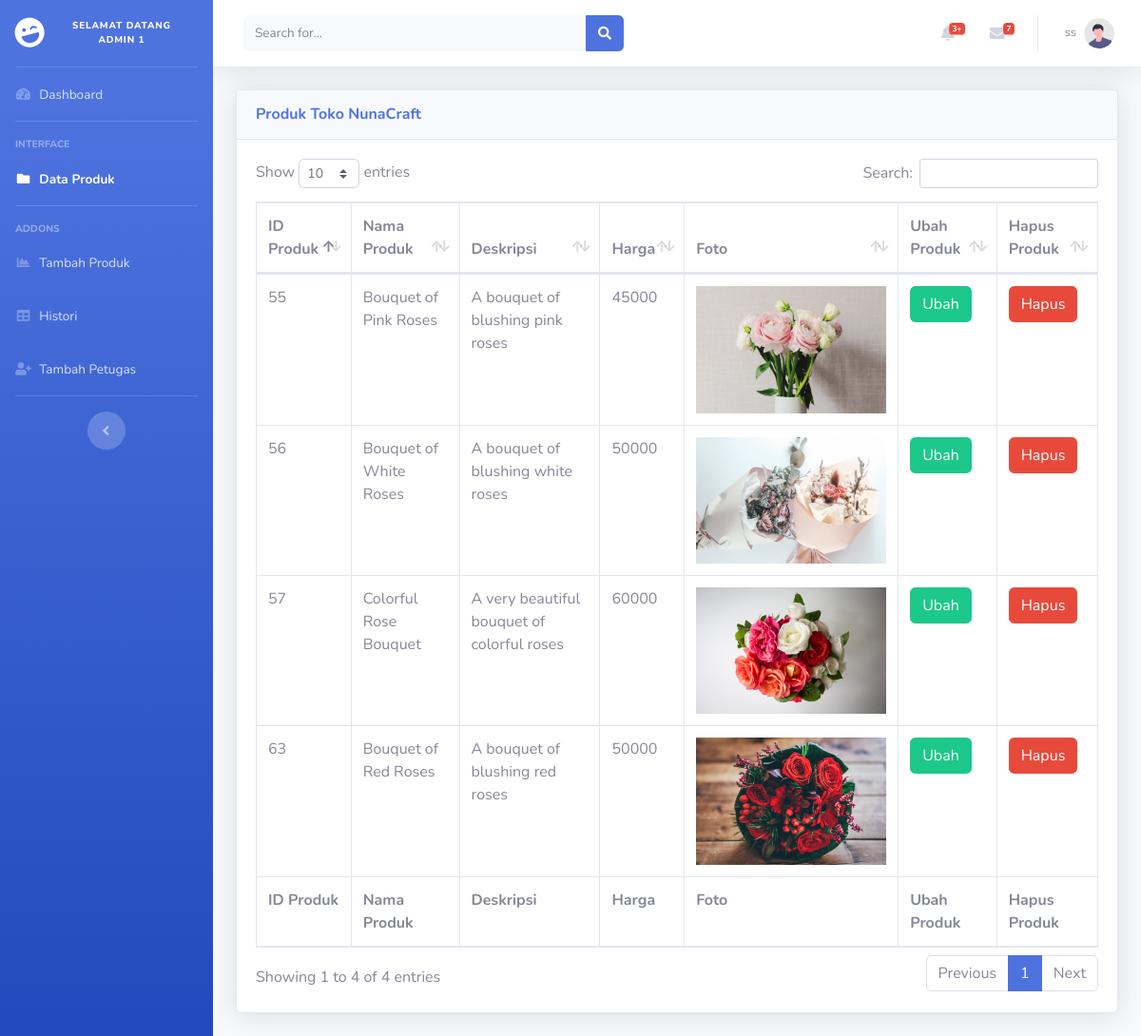
/petugas/tables.php (signed in), run on the app's committed database.
### tables this page shows
CREATE TABLE `produk` (
  `id_produk` int(11) NOT NULL,
  `nama_produk` varchar(100) NOT NULL,
  `deskripsi` text NOT NULL,
  `harga` int(11) NOT NULL,
  `foto_produk` varchar(255) NOT NULL
);

### petugas/tables.php (the view, shortened to what this page needs)
<?php include '../koneksi.php';
?>
<!DOCTYPE html>
<html lang="en">
<head>
    <link href="vendor/fontawesome-free/css/all.min.css" rel="stylesheet" type="text/css">
    <link href="css/sb-admin-2.min.css" rel="stylesheet">
    <link href="vendor/datatables/dataTables.bootstrap4.min.css" rel="stylesheet">
    <link rel='stylesheet' href='https://cdn.jsdelivr.net/npm/sweetalert2@7.12.15/dist/sweetalert2.min.css'>
</head>
<body id="page-top">
    <div id="wrapper">
        <ul class="navbar-nav bg-gradient-primary sidebar sidebar-dark accordion" id="accordionSidebar">
            <a class="sidebar-brand d-flex align-items-center justify-content-center" href="index.php">
                <div class="sidebar-brand-icon rotate-n-15">
                    <i class="fas fa-laugh-wink"></i>
                </div>
                <div class="sidebar-brand-text mx-3" style="font-size:10px">Selamat datang admin  <?=$_SESSION['id_petugas']?>  </div>
            </a>
            <hr class="sidebar-divider my-0">
            <li class="nav-item">
                <a class="nav-link" href="index.php">
                    <i class="fas fa-fw fa-tachometer-alt"></i>
                    <span>Dashboard</span></a>
            </li>
            <hr class="sidebar-divider">
            <div class="sidebar-heading">
                Interface
            </div>
            <li class="nav-item active">
                <a class="nav-link" href="tables.php">
                    <i class="fas fa-fw fa-folder"></i>
                    <span>Data Produk</span></a>
            </li>
            <hr class="sidebar-divider">
            <div class="sidebar-heading">
                Addons
            </div>
            <li class="nav-item">
                <a class="nav-link" href="tambah_produk1.php">
                    <i class="fas fa-fw fa-chart-area"></i>
                    <span>Tambah Produk</span></a>
            </li>
            <li class="nav-item">
                <a class="nav-link" href="histori_admin.php">
                    <i class="fas fa-fw fa-table"></i>
                    <span>Histori</span></a>
            </li>
            <li class="nav-item">
                <a class="nav-link" href="tambah_petugas.php">
                    <i class="fas fa-fw fa-user-plus"></i>
                    <span>Tambah Petugas</span></a>
            </li>
            <hr class="sidebar-divider d-none d-md-block">
            <div class="text-center d-none d-md-inline">
                <button class="rounded-circle border-0" id="sidebarToggle"></button>
            </div>
        </ul>
        <div id="content-wrapper" class="d-flex flex-column">
            <div id="content">
                <nav class="navbar navbar-expand navbar-light bg-white topbar mb-4 static-top shadow">
                    <form
                        class="d-none d-sm-inline-block form-inline mr-auto ml-md-3 my-2 my-md-0 mw-100 navbar-search">
                        <div class="input-group">
                            <input type="text" class="form-control bg-light border-0 small" placeholder="Search for..."
                                aria-label="Search" aria-describedby="basic-addon2">
                            <div class="input-group-append">
                                <button class="btn btn-primary" type="button">
                                    <i class="fas fa-search fa-sm"></i>
                                </button>
                            </div>
                        </div>
                    </form>
                    <ul class="navbar-nav ml-auto">
                        <li class="nav-item dropdown no-arrow mx-1">
                            <a class="nav-link dropdown-toggle" href="#" id="alertsDropdown" role="button"
                                data-toggle="dropdown" aria-haspopup="true" aria-expanded="false">
                                <i class="fas fa-bell fa-fw"></i>
                                <span class="badge badge-danger badge-counter">3+</span>
                            </a>
                        </li>
                        <li class="nav-item dropdown no-arrow mx-1">
                            <a class="nav-link dropdown-toggle" href="#" id="messagesDropdown" role="button"
                                data-toggle="dropdown" aria-haspopup="true" aria-expanded="false">
                                <i class="fas fa-envelope fa-fw"></i>
                                <span class="badge badge-danger badge-counter">7</span>
                            </a>
                        </li>
                        <li class="nav-item dropdown no-arrow">
                            <a class="nav-link dropdown-toggle" href="#" id="userDropdown" role="button"
                                data-toggle="dropdown" aria-haspopup="true" aria-expanded="false">
                                <span class="mr-2 d-none d-lg-inline text-gray-600 small"> <?=$_SESSION['username']?> </span>
                                <img class="img-profile rounded-circle"
                                    src="img/undraw_profile.svg">
                            </a>
                        </li>
                    </ul>
                </nav>
                <div class="container-fluid">
                    <div class="card shadow mb-4">
                        <div class="card-header py-3">
                            <h6 class="m-0 font-weight-bold text-primary">Produk Toko NunaCraft</h6>
                        </div>
                        <div class="card-body">
                            <div class="table-responsive">
                                <table class="table table-bordered" id="dataTable" width="100%" cellspacing="0">
                                    <thead>
                                        <tr>
                                            <th>ID Produk</th>
                                            <th>Nama Produk</th>
                                            <th>Deskripsi</th>
                                            <th>Harga</th>
                                            <th>Foto</th>
                                            <th>Ubah Produk</th>
                                            <th>Hapus Produk</th>
                                        </tr>
                                    </thead>
                                    <tfoot>
                                        <tr>
                                            <th>ID Produk</th>
                                            <th>Nama Produk</th>
                                            <th>Deskripsi</th>
                                            <th>Harga</th>
                                            <th>Foto</th>
                                            <th>Ubah Produk</th>
                                            <th>Hapus Produk</th>
                                        </tr>
                                    </tfoot>
                                    <tbody>
                                    <?php
			                        $data = mysqli_query($conn,"select * from produk");
			                        while($d = mysqli_fetch_array($data)){
				                    ?>
                                        <tr>
                                            <td><?php echo $d['id_produk']; ?></td>
                                            <td><?php echo $d['nama_produk']; ?></td>
                                            <td><?php echo $d['deskripsi']; ?></td>
                                            <td><?php echo $d['harga']; ?></td>
                                            <td><img src="gambar/<?php echo $d['foto_produk'] ?>" width="200" ></td>
                                            <td><a href="ubah_produk.php?id_produk=<?=$d['id_produk']?>" class="btn btn-success"> Ubah</a></td>
                                            <td><a href="hapus_produk.php?id_produk=<?=$d['id_produk']?>" onclick="return confirm('Apakah anda yakin menghapus data ini?')" class="btn btn-danger">Hapus</a></td>
                                        </tr>
                                        <?php
			                            }
			                            ?>
                                    </tbody>
                                </table>
                            </div>
                        </div>
                    </div>
                </div>
            </div>
        </div>
    </div>
</body>
</html>

### data on the page
produk: id_produk "55", nama_produk "Bouquet of Pink Roses", deskripsi "A bouquet of blushing pink roses", harga "45000", foto_produk (picture)
produk: id_produk "56", nama_produk "Bouquet of White Roses", deskripsi "A bouquet of blushing white roses", harga "50000", foto_produk (picture)
produk: id_produk "57", nama_produk "Colorful Rose Bouquet", deskripsi "A very beautiful bouquet of colorful roses", harga "60000", foto_produk (picture)
produk: id_produk "63", nama_produk "Bouquet of Red Roses", deskripsi "A bouquet of blushing red roses", harga "50000", foto_produk (picture)

### other printed values
$_SESSION['id_petugas'] "1"
$_SESSION['username'] "ss"
